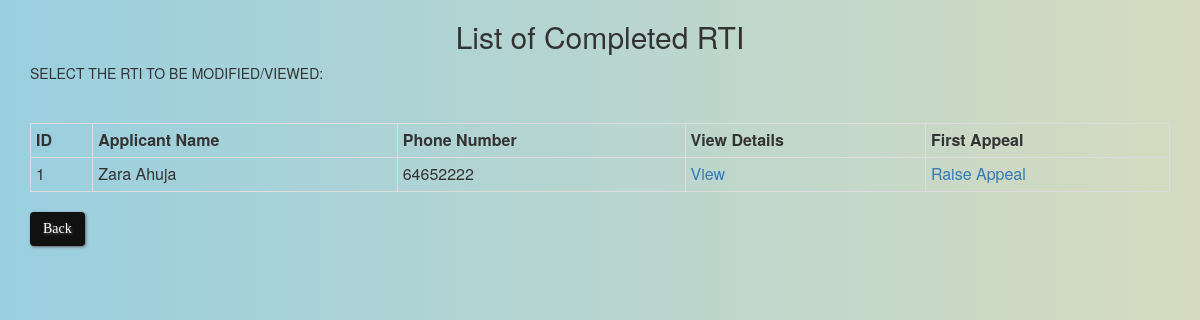
Before: /completed_rti/completed_rti.php (signed in) with the older database file.
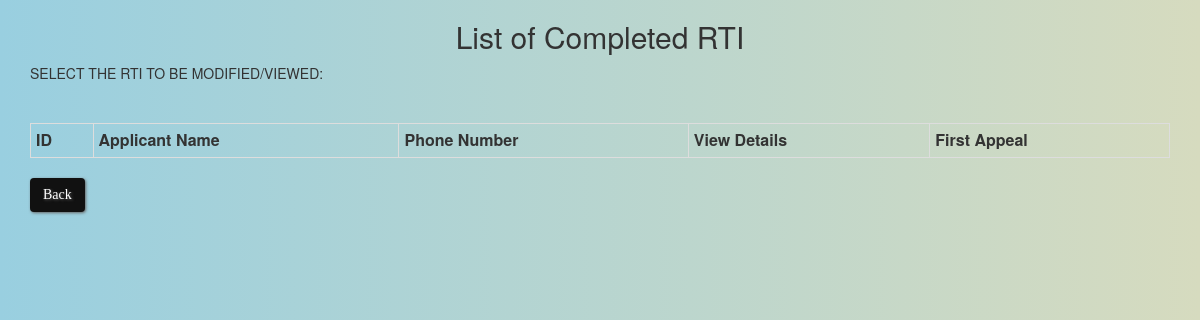
After: the same page with the newer database file.
### tables this page shows
CREATE TABLE `add_rti` (
  `id` int(11) NOT NULL,
  `name` varchar(30) NOT NULL,
  `gender` varchar(15) NOT NULL,
  `address` varchar(100) NOT NULL,
  `pin_code` int(11) NOT NULL,
  `state` varchar(20) NOT NULL,
  `country` varchar(10) NOT NULL,
  `phone_no` varchar(15) NOT NULL,
  `mobile` varchar(15) NOT NULL,
  `email` varchar(40) NOT NULL,
  `citizenship` varchar(15) NOT NULL,
  `date_of_receipt` date NOT NULL,
  `date_of_receipt_cio` date NOT NULL,
  `timespan` int(11) NOT NULL,
  `fee_enclosed` varchar(10) NOT NULL,
  `fee_deposit_date` date NOT NULL,
  `pay_mode` varchar(20) NOT NULL,
  `archive` int(11) DEFAULT NULL,
  `closed` int(11) DEFAULT NULL,
  `post` varchar(10) NOT NULL
);

### completed_rti/completed_rti.php (the view, shortened to what this page needs)
<?php
	if(!isset($_SESSION['login_access'])){
		header("location: ../errors/no_file.php");
	}
	else {
?>
		<html>
			<head>
				<link rel="stylesheet" href="../bootstrap/css/bootstrap.css">
				<link rel="stylesheet" href="../bootstrap/css/bootstrap.min.css">
			</head>
			<body>
				<div class='container'>
					<?php
						include '../db/config_database.php';
						$query = " SELECT * FROM add_rti ORDER BY date_of_receipt_cio";
						$res = mysqli_query($conn, $query);
						echo "<h2><center>List of Completed RTI</center></h2>" ;
						echo "<marquee>SELECT THE RTI TO BE MODIFIED/VIEWED:</marquee><br>";
						echo "<br><table class='table table-bordered table-condensed'>";
							echo"<tr>
								<th>ID</th>
								<th>Applicant Name</th>
								<th>Phone Number</th>
								<th>View Details</th>
								<th>First Appeal</th>
							</tr>";
							while ($r = mysqli_fetch_assoc($res)){
								if ($r['archive'] == 1) {
									$query1 = "SELECT COUNT(*) AS total FROM info_about_reply where id=" . $r['id'] . ";";
									$res1 = mysqli_query($conn, $query1);
									$values = mysqli_fetch_assoc($res1);
									$num_rows = $values['total'];
									if ($num_rows > 0) {
										$query1 = "SELECT * FROM info_about_reply where id=" . $r['id'] . ";";
										$res1 = mysqli_query ($conn, $query1);
										$s = mysqli_fetch_assoc ($res1);
										$now = time();
										$your_date = strtotime ("$s[reply_date]");
										$datediff = $now - $your_date;
										$d4 = floor ($datediff/(60*60*24));
										if ($d4 <= 30) {
											echo "<tr>
													<td>".$r['id']."</td>
													<td>".$r['name']."</td>
													<td>".$r['phone_no']."</td>
													<td><a href='compid.php?id=".$r['id']."'>View</a></td>
													<td><a href='appeal.php?id=".$r['id']."'>Raise Appeal</a></td>
												</tr>";
										}
										else {
											$sql="UPDATE add_rti SET closed=1 WHERE id=".$r['id'];
											mysqli_query($conn,$sql);
										}
									}
								}
							}
							echo "</table>";
				?>
				<a href="../select_option.php" class=btn >Back</a>
			</div>
		</body>
	</html>
<?php
	}
?>

Changed rows visible on the page:
removed add_rti: id "1", name "Zara Ahuja", phone_no "64652222"
